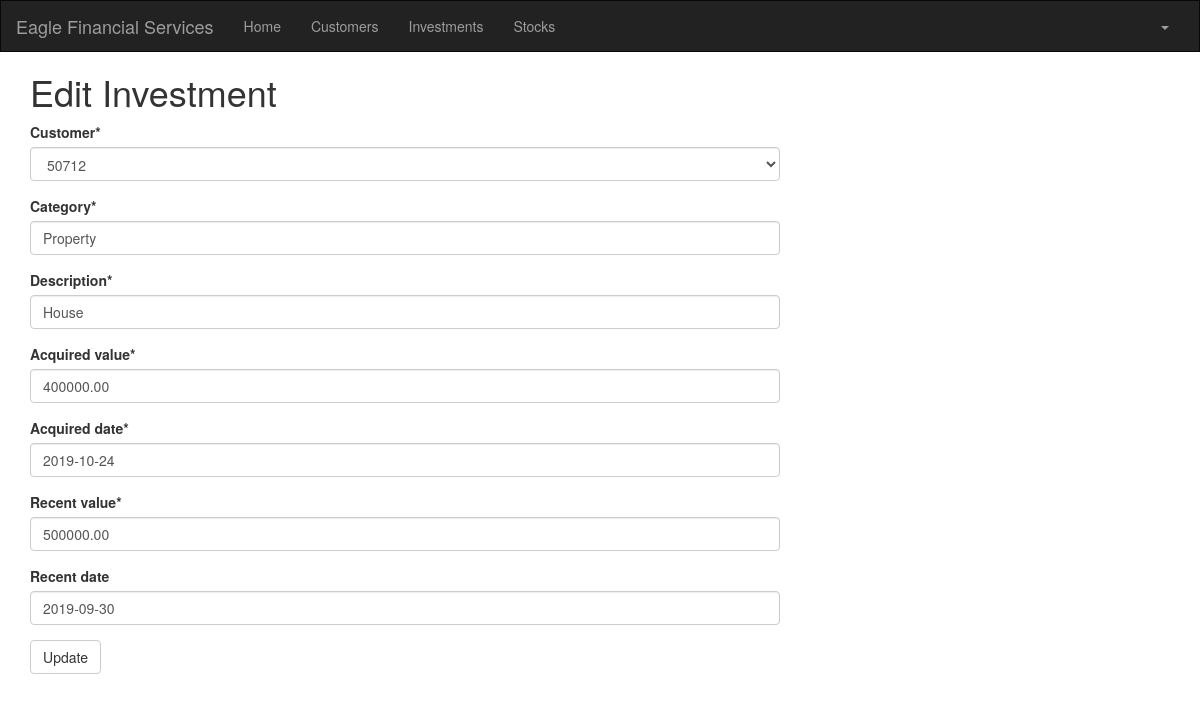
Page /investment/2/edit/ (signed in) on the committed database.
### portfolio/models.py (models this page shows, shortened)
class Investment(models.Model):
    objects = None
    customer = models.ForeignKey(Customer, on_delete=models.CASCADE, related_name='investments')
    category = models.CharField(max_length=50)
    description = models.CharField(max_length=200)
    acquired_value = models.DecimalField(max_digits=10, decimal_places=2)
    acquired_date = models.DateField(default=timezone.now)
    recent_value = models.DecimalField(max_digits=10, decimal_places=2)
    recent_date = models.DateField(default=timezone.now, blank=True, null=True)

### portfolio/views.py (the view)
# urls.py: path('investment/<int:pk>/edit/', views.investment_edit, name='investment_edit'),
@login_required
def investment_edit(request, pk):
    investment = get_object_or_404(Investment, pk=pk)
    if request.method == "POST":
        form = InvestmentForm(request.POST, instance=investment)
        if form.is_valid():
            investment = form.save()
            investment.acquired_date = timezone.now()
            investment.save()
            investments = Investment.objects.filter(acquired_date__lte=timezone.now())
            return render(request, 'portfolio/investment_list.html', {'investments': investments})
    else:
        form = InvestmentForm(instance=investment)
    return render(request, 'portfolio/investment_edit.html', {'form': form})

### portfolio/forms.py
class InvestmentForm(forms.ModelForm):
    class Meta:
        model = Investment
        fields = (
            'customer', 'category', 'description', 'acquired_value', 'acquired_date', 'recent_value',
            'recent_date',)

### portfolio/models.py (called while the page is built)
    def __str__(self):
        return str(self.customer_number)

### portfolio/templates/portfolio/investment_edit.html
<!DOCTYPE html>
{% extends 'portfolio/base.html' %}
{% load crispy_forms_tags %}
{% block content %}
<html lang="en">
    <h1>Edit Investment</h1>
    <form method="POST" class="investment-form">{% csrf_token %}
        {{ form|crispy }}
        <button type="submit" class="save btn btn-default">Update</button>
    </form>
</html>
{% endblock %}

### rows in the picture
Investment: customer "50712", category "Property", description "House", acquired_value "400000.00", acquired_date "2019-10-24", recent_value "500000.00", recent_date "2019-09-30"
